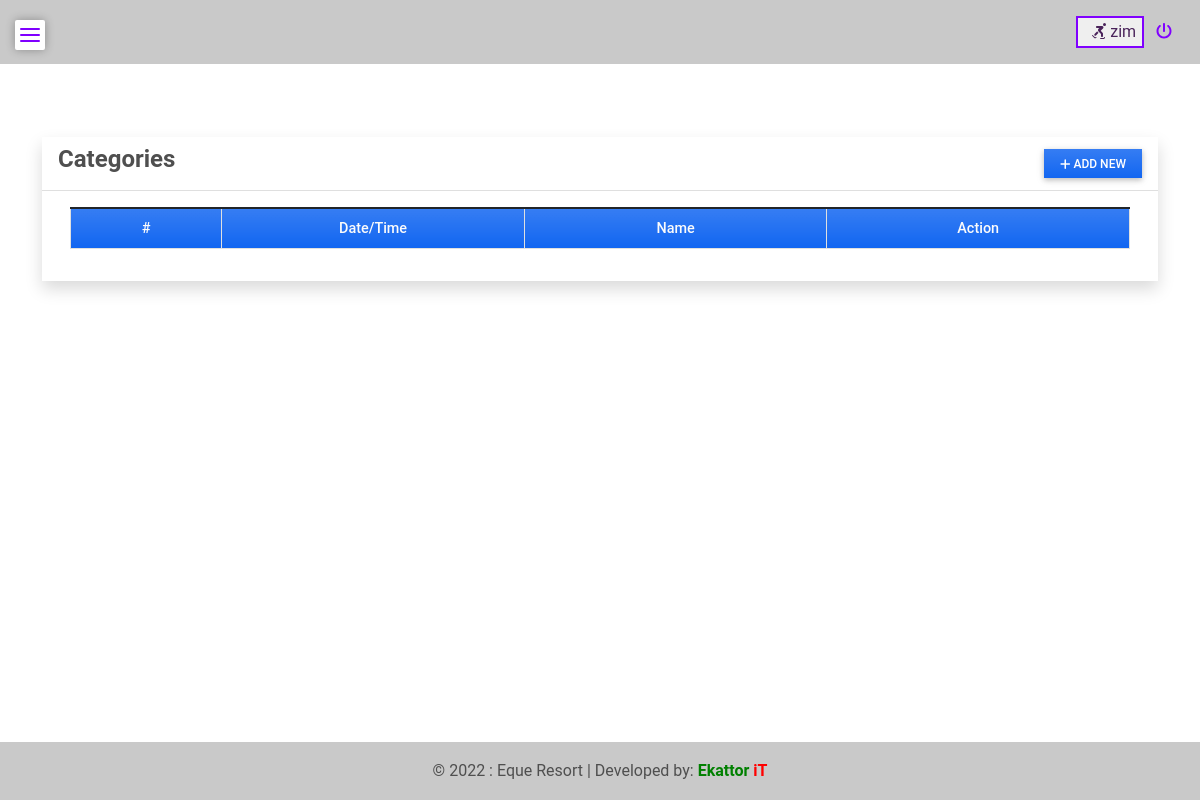
/category (signed in), run on an earlier commit of the app's database.
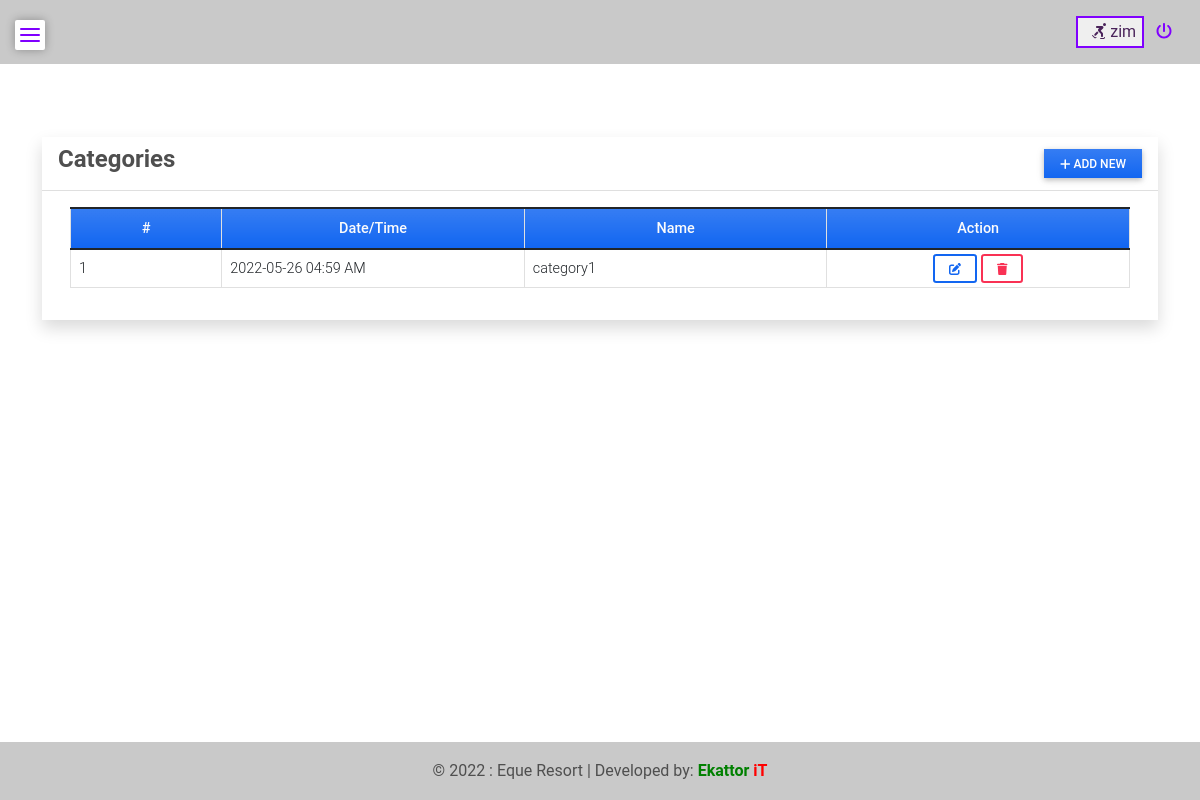
And on a later commit of the database.
### dataSet/models.py (models this page shows, shortened)
class Category(models.Model):
    name = models.CharField(max_length=250)
    date_created = models.DateTimeField(default=timezone.now)
    date_updated = models.DateTimeField(auto_now=True)

### dataSet/views.py (the view)
# urls.py: path('category', views.category_mgt, name='category-page'),
@login_required
def category_mgt(request):
    context['page_title'] = "Product Categories"
    categories = Category.objects.all()
    context['categories'] = categories
    return render(request, 'category.html', context)

### dataSet/templates/category.html (shortened to what this page needs)
{% extends 'base.html' %} {% block pageContent %}
<div class="col-lg-12 col-md-12 col-sm-12 col-xs-12">
    <div class="card card-default rounded-0 shadow ">
        <div class="card-header">
            <div class="d-flex w-100 align-items-center justify-content-between">
                <h4 class="card-title fw-bold">Categories</h4>
                <div class="tools">
                    <button type="button" class="btn btn-primary rounded-0 bg-gradient btn-sm" id='add_new'><i class="fa fa-plus"></i> Add New</button>
                </div>
            </div>
        </div>
        <div class="card-body">
            <div class="container-fluid">
                <table class="table table-bordered" id="category-list">
                    <colgroup>
                        <col width="10%">
                        <col width="20%">
                        <col width="20%">
                        <col width="20%">
                    </colgroup>
                    <thead>
                        <tr class="bg-gradient bg-primary bg-opacity-50 text-light">
                            <th class="px-2 py-2 text-center">#</th>
                            <th class="px-2 py-2 text-center">Date/Time</th>
                            <th class="px-2 py-2 text-center">Name</th>
                            <th class="px-2 py-2 text-center">Action</th>
                        </tr>
                    </thead>
                    <tbody>
                        {% for category in categories %}
                        <tr>
                            <td class="px-2 py-1 align-middle">{{ forloop.counter }}</td>
                            <td class="px-2 py-1 align-middle">{{ category.date_created|date:"Y-m-d h:i A" }}</td>
                            <td class="px-2 py-1 align-middle">{{ category.name }}</td>
                            <td class="px-2 py-1 align-middle text-center">
                                <a class="btn btn-outline-primary btn-sm edit-data" href="javascript:void(0)" data-id="{{ category.pk }}" title="Edit">
                                    <i class="fa fa-edit"></i>
                                </a>
                                <button class="btn btn-outline-danger btn-sm delete-data" type="button" data-id="{{ category.pk }}" title="Delete">
                                    <i class="fa fa-trash"></i>
                                </button>
                            </td>
                        </tr>
                        {% endfor %}
                    </tbody>
                </table>
            </div>
        </div>
    </div>
</div>
{% endblock pageContent %}

What changed in the data, as far as the page shows it:
added Category: date_created "2022-05-26 04:59 AM", name "category1"
